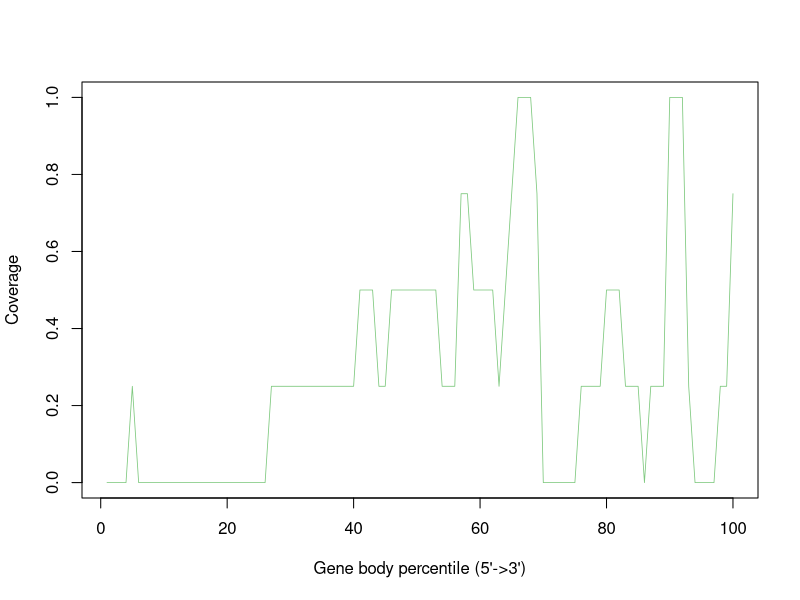

Recreate this plot in R.
Mmus_C57_6J_LVR_GC_C_Rep1_M36_Aligned.sortedByCoord_sorted.out <- c(0.0,0.0,0.0,0.0,0.25,0.0,0.0,0.0,0.0,0.0,0.0,0.0,0.0,0.0,0.0,0.0,0.0,0.0,0.0,0.0,0.0,0.0,0.0,0.0,0.0,0.0,0.25,0.25,0.25,0.25,0.25,0.25,0.25,0.25,0.25,0.25,0.25,0.25,0.25,0.25,0.5,0.5,0.5,0.25,0.25,0.5,0.5,0.5,0.5,0.5,0.5,0.5,0.5,0.25,0.25,0.25,0.75,0.75,0.5,0.5,0.5,0.5,0.25,0.5,0.75,1.0,1.0,1.0,0.75,0.0,0.0,0.0,0.0,0.0,0.0,0.25,0.25,0.25,0.25,0.5,0.5,0.5,0.25,0.25,0.25,0.0,0.25,0.25,0.25,1.0,1.0,1.0,0.25,0.0,0.0,0.0,0.0,0.25,0.25,0.75)


pdf("Mmus_C57-6J_LVR_GC_C_Rep1_M36.geneBodyCoverage.curves.pdf")
x=1:100
icolor = colorRampPalette(c("#7fc97f","#beaed4","#fdc086","#ffff99","#386cb0","#f0027f"))(1)
plot(x,Mmus_C57_6J_LVR_GC_C_Rep1_M36_Aligned.sortedByCoord_sorted.out,type='l',xlab="Gene body percentile (5'->3')", ylab="Coverage",lwd=0.8,col=icolor[1])
dev.off()
